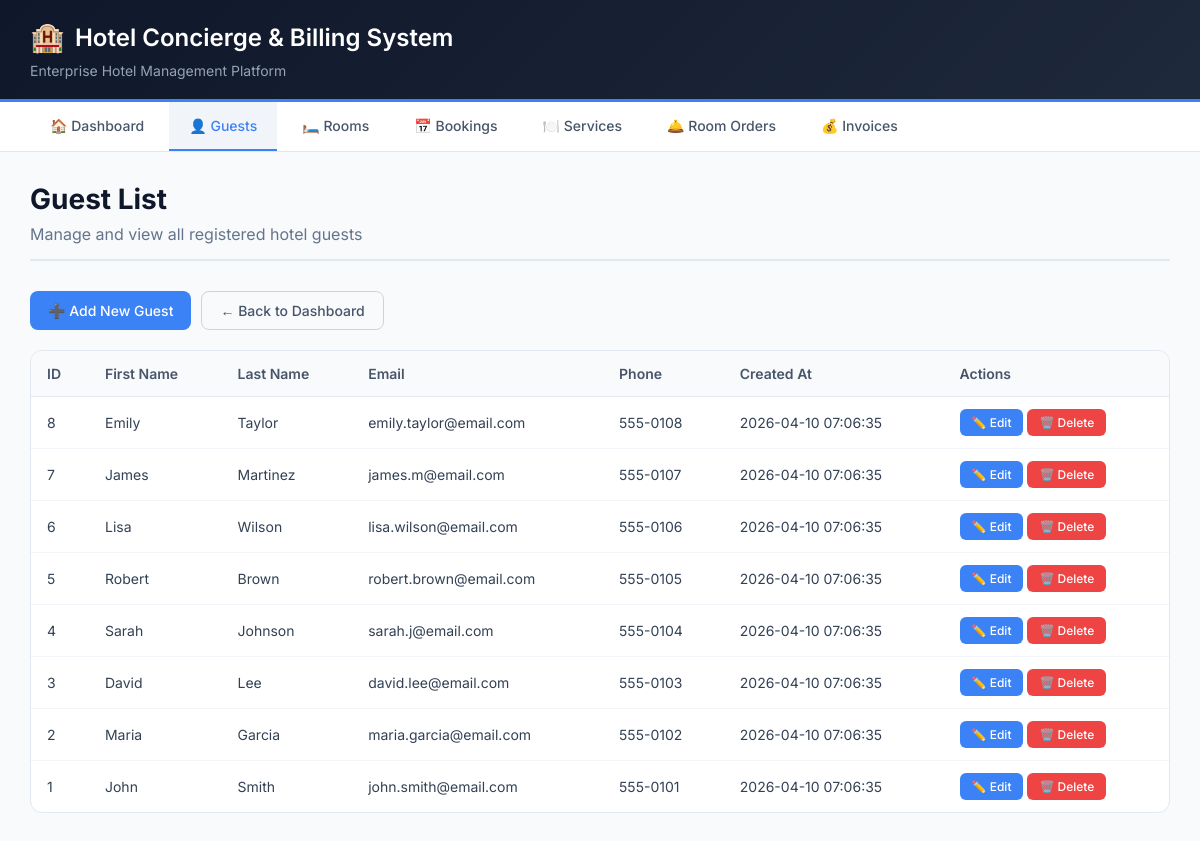
Page /guests/read_guests.php on the committed database.
### tables this page shows
CREATE TABLE guests (
    guest_id INT PRIMARY KEY AUTO_INCREMENT,
    first_name VARCHAR(50) NOT NULL,
    last_name VARCHAR(50) NOT NULL,
    email VARCHAR(100) UNIQUE NOT NULL,
    phone VARCHAR(20),
    address TEXT,
    created_at TIMESTAMP DEFAULT CURRENT_TIMESTAMP
);

### guests/read_guests.php (the view, shortened to what this page needs)
<?php
include '../includes/db_connect.php';
$sql = "SELECT * FROM guests ORDER BY guest_id DESC";
$result = $conn->query($sql);
?>
<!DOCTYPE html>
<html lang="en">
<head>
    <link rel="stylesheet" href="../style.css">
</head>
<body>
    <div class="container">
        <div class="header">
            <h1>Hotel Concierge & Billing System</h1>
            <p>Enterprise Hotel Management Platform</p>
        </div>
        <div class="nav-menu">
            <a href="../index.php" class="nav-item">🏠 Dashboard</a>
            <a href="read_guests.php" class="nav-item active">👤 Guests</a>
            <a href="../rooms/read_rooms.php" class="nav-item">🛏️ Rooms</a>
            <a href="../bookings/read_bookings.php" class="nav-item">📅 Bookings</a>
            <a href="../services/read_services.php" class="nav-item">🍽️ Services</a>
            <a href="../orders/create_order.php" class="nav-item">🛎️ Room Orders</a>
            <a href="../invoices/view_invoice.php" class="nav-item">💰 Invoices</a>
        </div>
        <div class="main-content">
            <h1 class="page-title">Guest List</h1>
            <p class="page-subtitle">Manage and view all registered hotel guests</p>
            <div class="button-group">
                <a href="create_guest.php" class="btn btn-primary">➕ Add New Guest</a>
                <a href="../index.php" class="btn btn-outline">← Back to Dashboard</a>
            </div>
            <div class="table-wrapper">
                <table class="data-table">
                    <thead>
                        <tr>
                            <th>ID</th>
                            <th>First Name</th>
                            <th>Last Name</th>
                            <th>Email</th>
                            <th>Phone</th>
                            <th>Created At</th>
                            <th>Actions</th>
                        </tr>
                    </thead>
                    <tbody>
                        <?php while($row = $result->fetch_assoc()): ?>
                        <tr>
                            <td><?php echo $row['guest_id']; ?></td>
                            <td><?php echo htmlspecialchars($row['first_name']); ?></td>
                            <td><?php echo htmlspecialchars($row['last_name']); ?></td>
                            <td><?php echo htmlspecialchars($row['email']); ?></td>
                            <td><?php echo htmlspecialchars($row['phone']); ?></td>
                            <td><?php echo $row['created_at']; ?></td>
                            <td>
                                <a href="update_guest.php?id=<?php echo $row['guest_id']; ?>" class="btn-edit">✏️ Edit</a>
                                <a href="delete_guest.php?id=<?php echo $row['guest_id']; ?>" class="btn-delete" onclick="return confirmDelete('<?php echo addslashes($row['first_name']); ?>', <?php echo $row['guest_id']; ?>)">🗑️ Delete</a>
                            </td>
                        </tr>
                        <?php endwhile; ?>
                    </tbody>
                </table>
            </div>
        </div>
    </div>
</body>
</html>

### style.css (style rules this page uses)
* { margin: 0; padding: 0; box-sizing: border-box; }
body { font-family: 'Inter', 'Segoe UI', Tahoma, Geneva, Verdana, sans-serif; background: #0f172a; min-height: 100vh; padding: 0; color: #1e293b; }
.container { max-width: 1400px; margin: 0 auto; background: #f8fafc; min-height: 100vh; box-shadow: 0 0 40px rgba(0,0,0,0.1); }
.header { background: linear-gradient(135deg, #0f172a 0%, #1e293b 100%); color: white; padding: 20px 30px; border-bottom: 3px solid #3b82f6; }
.header h1 { font-size: 24px; font-weight: 600; margin: 0; display: flex; align-items: center; gap: 10px; }
.header h1::before { content: "🏨"; font-size: 28px; }
.header p { color: #94a3b8; font-size: 14px; margin-top: 8px; }
.nav-menu { background: white; padding: 0 30px; border-bottom: 1px solid #e2e8f0; display: flex; gap: 5px; flex-wrap: wrap; }
.nav-item { display: inline-block; padding: 15px 20px; color: #475569; text-decoration: none; font-weight: 500; font-size: 14px; transition: all 0.3s; border-bottom: 2px solid transparent; }
.nav-item.active { background: #f1f5f9; color: #3b82f6; border-bottom-color: #3b82f6; }
.main-content { padding: 30px; }
.page-title { font-size: 28px; font-weight: 700; color: #0f172a; margin-bottom: 8px; }
.page-subtitle { color: #64748b; margin-bottom: 30px; padding-bottom: 15px; border-bottom: 2px solid #e2e8f0; }
.btn { display: inline-flex; align-items: center; justify-content: center; gap: 8px; padding: 10px 18px; font-size: 14px; font-weight: 500; text-decoration: none; border-radius: 8px; transition: all 0.2s; cursor: pointer; border: none; font-family: inherit; }
.btn-primary { background: #3b82f6; color: white; }
.btn-outline { background: transparent; border: 1px solid #cbd5e1; color: #475569; }
.btn-edit { background: #3b82f6; color: white; padding: 6px 12px; text-decoration: none; border-radius: 6px; font-size: 12px; font-weight: 500; display: inline-flex; align-items: center; gap: 4px; }
.btn-delete { background: #ef4444; color: white; padding: 6px 12px; text-decoration: none; border-radius: 6px; font-size: 12px; font-weight: 500; display: inline-flex; align-items: center; gap: 4px; }
.table-wrapper { overflow-x: auto; border-radius: 12px; border: 1px solid #e2e8f0; background: white; margin-top: 20px; }
.data-table { width: 100%; border-collapse: collapse; font-size: 14px; }
.data-table th { text-align: left; padding: 14px 16px; background: #f8fafc; color: #475569; font-weight: 600; border-bottom: 1px solid #e2e8f0; }
.data-table td { padding: 12px 16px; border-bottom: 1px solid #f1f5f9; color: #334155; }
.data-table tr:last-child td { border-bottom: none; }
.button-group { margin-bottom: 20px; display: flex; gap: 10px; flex-wrap: wrap; }

### rows in the picture
guests: guest_id "8", first_name "Emily", last_name "Taylor", email "emily.taylor@email.com", phone "555-0108", created_at "2026-04-10 07:06:35"
guests: guest_id "7", first_name "James", last_name "Martinez", email "james.m@email.com", phone "555-0107", created_at "2026-04-10 07:06:35"
guests: guest_id "6", first_name "Lisa", last_name "Wilson", email "lisa.wilson@email.com", phone "555-0106", created_at "2026-04-10 07:06:35"
guests: guest_id "5", first_name "Robert", last_name "Brown", email "robert.brown@email.com", phone "555-0105", created_at "2026-04-10 07:06:35"
guests: guest_id "4", first_name "Sarah", last_name "Johnson", email "sarah.j@email.com", phone "555-0104", created_at "2026-04-10 07:06:35"
guests: guest_id "3", first_name "David", last_name "Lee", email "david.lee@email.com", phone "555-0103", created_at "2026-04-10 07:06:35"
guests: guest_id "2", first_name "Maria", last_name "Garcia", email "maria.garcia@email.com", phone "555-0102", created_at "2026-04-10 07:06:35"
guests: guest_id "1", first_name "John", last_name "Smith", email "john.smith@email.com", phone "555-0101", created_at "2026-04-10 07:06:35"
